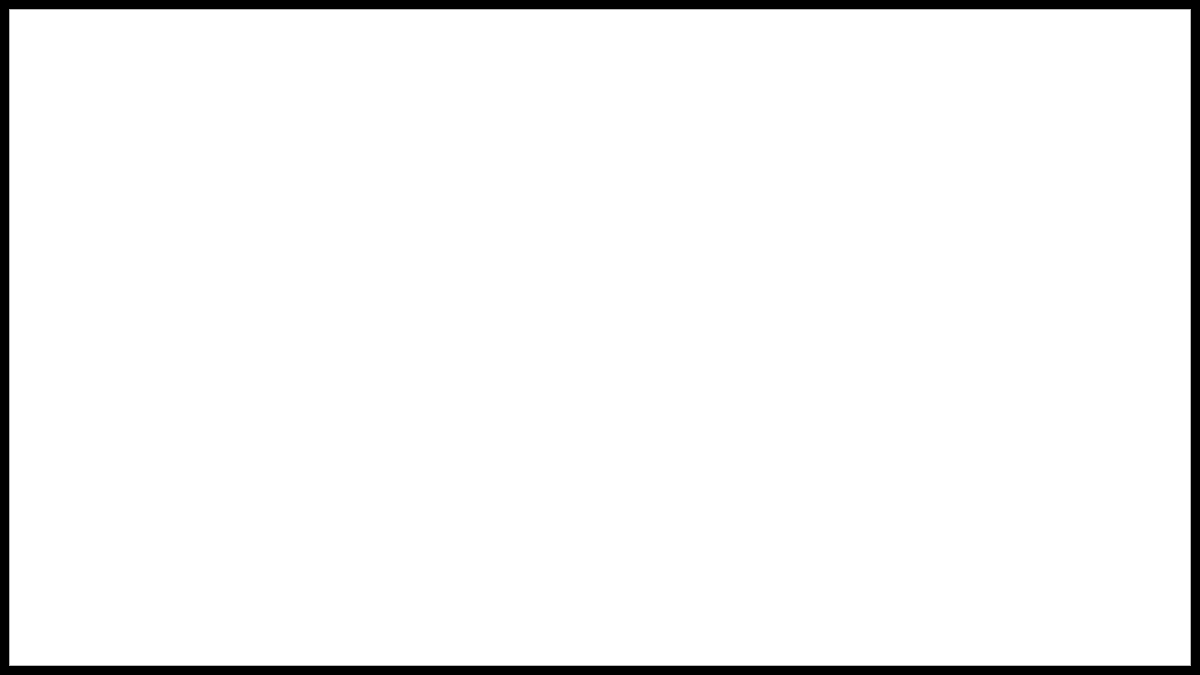
<?xml version="1.0" encoding="UTF-8"?>
<ui version="4.0">
 <class>MainWindow</class>
 <widget class="QMainWindow" name="MainWindow">
  <property name="geometry">
   <rect>
    <x>0</x>
    <y>0</y>
    <width>1200</width>
    <height>675</height>
   </rect>
  </property>
  <property name="windowTitle">
   <string>MainWindow</string>
  </property>
  <property name="styleSheet">
   <string notr="true">QMainWindow{
	background-color:black;
}</string>
  </property>
  <widget class="QWidget" name="centralwidget">
   <property name="styleSheet">
    <string notr="true"/>
   </property>
   <layout class="QVBoxLayout" name="verticalLayout">
    <item>
     <widget class="QGraphicsView" name="graphicsView"/>
    </item>
   </layout>
  </widget>
 </widget>
 <resources/>
 <connections/>
</ui>
